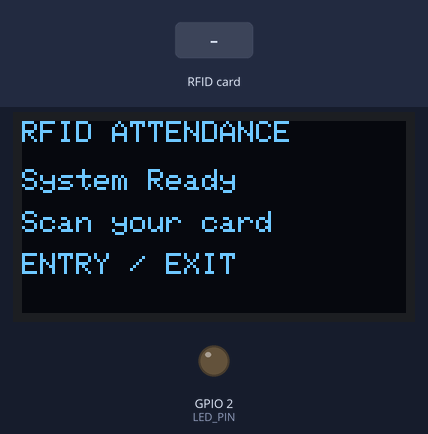
Simulated run of this sketch. Board: ESP32. Shown: 128×64 one-colour display, output pins drawn as LEDs (lit = HIGH). Inputs (shaded band) come from the test bench. The local clock reads 2024-03-15 10:24:30 at power-on unless the sketch sets it; what the sketch prints to the serial monitor is not drawn.

Above: at 1.4 s.
1.5 s: RFID card A1 91 B3 0A held to the reader
At 3.8 s:
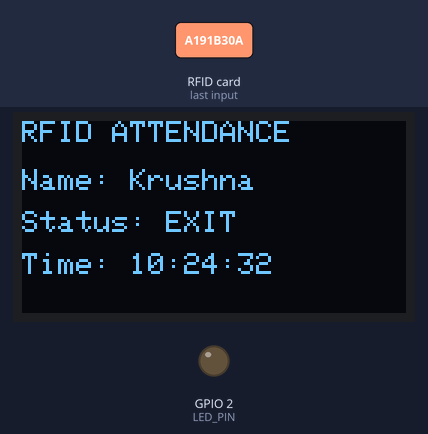
4.3 s: RFID card C1 89 CA 0A held to the reader
At 6.8 s:
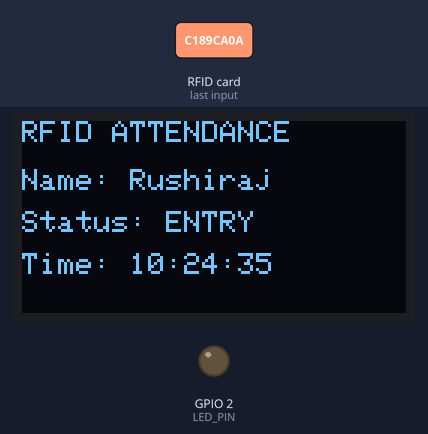
7.1 s: RFID card 06 AC 13 07 held to the reader
At 9.4 s:
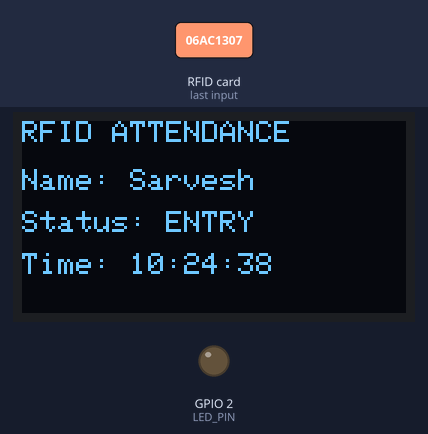
9.9 s: RFID card 5E 7A 19 C4 held to the reader
At 10.5 s:
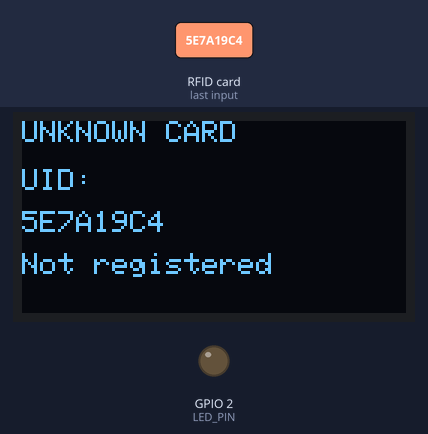
11.4 s: RFID card C1 89 CA 0A held to the reader
At 13.9 s:
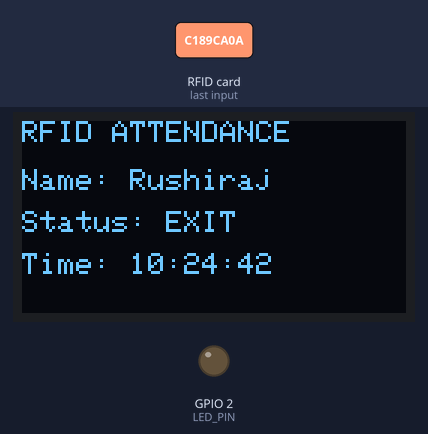
14.2 s: RFID card A1 91 B3 0A held to the reader
At 16.9 s:
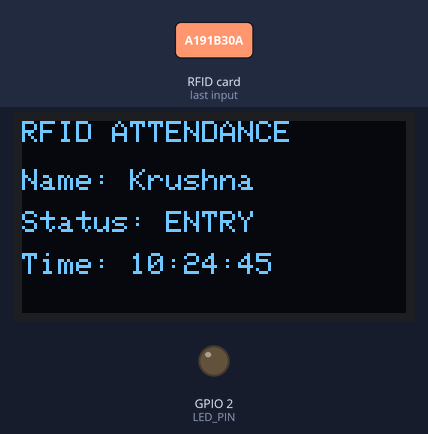
Timing chart, 0 to 18.0 s (numbered marks = the images above; inputs shaded):
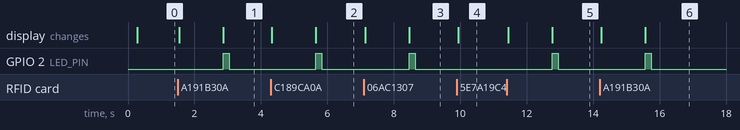

Measured:
- after the input at 1.5 s, GPIO 2 (LED_PIN): LOW → HIGH after 1.4 s, → LOW 0.18 s later; the display: first changes at once (image 1 shows a later state)
- after the input at 4.3 s, GPIO 2 (LED_PIN): LOW → HIGH after 1.4 s, → LOW 0.18 s later; the display: first changes at once (image 2 shows a later state)
- after the input at 7.1 s, GPIO 2 (LED_PIN): LOW → HIGH after 1.4 s, → LOW 0.18 s later; the display: first changes after 0.05 s (image 3 shows a later state)
- after the input at 9.9 s, the display: changes at once (image 4)
- after the input at 11.4 s, GPIO 2 (LED_PIN): LOW → HIGH after 1.4 s, → LOW 0.18 s later; the display: first changes after 0.05 s (image 5 shows a later state)
- after the input at 14.2 s, GPIO 2 (LED_PIN): LOW → HIGH after 1.4 s, → LOW 0.18 s later; the display: first changes at once (image 6 shows a later state)

The sketch:

ESP32_RFID_OLED_Only_Entry_Exit.ino
```cpp
#include <SPI.h>
#include <MFRC522.h>
#include <Wire.h>
#include <Adafruit_GFX.h>
#include <Adafruit_SSD1306.h>
#include <time.h>

// -------- RFID Reader Pins --------
#define ENTRY_SS   5
#define ENTRY_RST  27
#define EXIT_SS    4
#define EXIT_RST   26
#define RFID_SCK   18
#define RFID_MOSI  23
#define RFID_MISO  19

// -------- OLED Pins --------
#define OLED_SDA 21
#define OLED_SCL 22
#define OLED_ADDRESS 0x3C
#define SCREEN_WIDTH 128
#define SCREEN_HEIGHT 64

// -------- LED --------
#define LED_PIN 2

MFRC522 entryRFID(ENTRY_SS, ENTRY_RST);
MFRC522 exitRFID(EXIT_SS, EXIT_RST);
Adafruit_SSD1306 display(SCREEN_WIDTH, SCREEN_HEIGHT, &Wire, -1);

// Change these UID/name/roll entries to match your cards.
// UID must match the uppercase UID shown in Serial Monitor.
struct Student {
  const char* uid;
  const char* name;
  int roll;
};

Student students[] = {
  {"A191B30A", "Krushna", 43},
  {"C189CA0A", "Rushiraj", 38},
  {"06AC1307", "Sarvesh", 56}
};
const int studentCount = sizeof(students) / sizeof(students[0]);

unsigned long lastScanTime = 0;
String lastUID = "";
const unsigned long scanCooldown = 1800;

void showMessage(const String &l1, const String &l2 = "",
                 const String &l3 = "", const String &l4 = "") {
  display.clearDisplay();
  display.setTextColor(SSD1306_WHITE);
  display.setTextSize(1);
  display.setCursor(0, 0);  display.println(l1);
  display.setCursor(0, 16); display.println(l2);
  display.setCursor(0, 30); display.println(l3);
  display.setCursor(0, 44); display.println(l4);
  display.display();
}

int findStudent(const String &uid) {
  for (int i = 0; i < studentCount; i++) {
    if (uid == students[i].uid) return i;
  }
  return -1;
}

String getClockText() {
  struct tm timeInfo;
  if (getLocalTime(&timeInfo, 20)) {
    char buf[20];
    strftime(buf, sizeof(buf), "%H:%M:%S", &timeInfo);
    return String(buf);
  }
  return "Time unavailable";
}

String getDateText() {
  struct tm timeInfo;
  if (getLocalTime(&timeInfo, 20)) {
    char buf[16];
    strftime(buf, sizeof(buf), "%d-%m-%Y", &timeInfo);
    return String(buf);
  }
  return "Date unavailable";
}

String readUID(MFRC522 &reader) {
  String uid = "";
  for (byte i = 0; i < reader.uid.size; i++) {
    if (reader.uid.uidByte[i] < 0x10) uid += "0";
    uid += String(reader.uid.uidByte[i], HEX);
  }
  uid.toUpperCase();
  return uid;
}

void displayAttendance(const String &name, int roll, const String &uid,
                       const String &status) {
  display.clearDisplay();
  display.setTextColor(SSD1306_WHITE);
  display.setTextSize(1);

  display.setCursor(0, 0);
  display.println("RFID ATTENDANCE");

  display.setCursor(0, 10);
  display.print("Name: "); display.println(name);

  display.setCursor(0, 20);
  display.print("Roll: "); display.println(roll);

  display.setCursor(0, 30);
  display.print("UID: "); display.println(uid);

  display.setCursor(0, 40);
  display.print("Status: "); display.println(status);

  display.setCursor(0, 50);
  display.print("Date: "); display.println(getDateText());

  // OLED is 64 px high; show time in place of date after a short pause.
  display.display();
  delay(1300);

  display.clearDisplay();
  display.setTextColor(SSD1306_WHITE);
  display.setTextSize(1);
  display.setCursor(0, 0);  display.println("RFID ATTENDANCE");
  display.setCursor(0, 16); display.print("Name: "); display.println(name);
  display.setCursor(0, 30); display.print("Status: "); display.println(status);
  display.setCursor(0, 44); display.print("Time: "); display.println(getClockText());
  display.display();
}

void processReader(MFRC522 &reader, const String &direction) {
  if (!reader.PICC_IsNewCardPresent()) return;
  if (!reader.PICC_ReadCardSerial()) return;

  String uid = readUID(reader);
  Serial.print(direction);
  Serial.print(" reader UID: ");
  Serial.println(uid);

  // Basic duplicate-scan cooldown to avoid repeated reads of the same card.
  if (!(uid == lastUID && millis() - lastScanTime < scanCooldown)) {
    lastUID = uid;
    lastScanTime = millis();

    int index = findStudent(uid);
    if (index >= 0) {
      displayAttendance(students[index].name, students[index].roll,
                        uid, direction);

      digitalWrite(LED_PIN, HIGH);
      delay(180);
      digitalWrite(LED_PIN, LOW);
    } else {
      showMessage("UNKNOWN CARD", "UID:", uid, "Not registered");
      Serial.println("Unknown card: add its UID to students[]");
    }
  }

  reader.PICC_HaltA();
  reader.PCD_StopCrypto1();
}

void setup() {
  Serial.begin(115200);
  pinMode(LED_PIN, OUTPUT);
  digitalWrite(LED_PIN, LOW);

  Wire.begin(OLED_SDA, OLED_SCL);
  if (!display.begin(SSD1306_SWITCHCAPVCC, OLED_ADDRESS)) {
    Serial.println("OLED not detected. Check wiring/address.");
    while (true) delay(100);
  }

  showMessage("RFID ATTENDANCE", "Starting...");
  SPI.begin(RFID_SCK, RFID_MISO, RFID_MOSI);

  // Both readers share SPI pins but have separate SS and RST pins.
  entryRFID.PCD_Init();
  delay(50);
  exitRFID.PCD_Init();
  delay(50);

  Serial.println("Dual RFID attendance ready.");
  Serial.println("Scan at entry or exit reader; check UIDs here.");
  showMessage("RFID ATTENDANCE", "System Ready", "Scan your card", "ENTRY / EXIT");
}

void loop() {
  processReader(entryRFID, "ENTRY");
  processReader(exitRFID, "EXIT");
}
```
